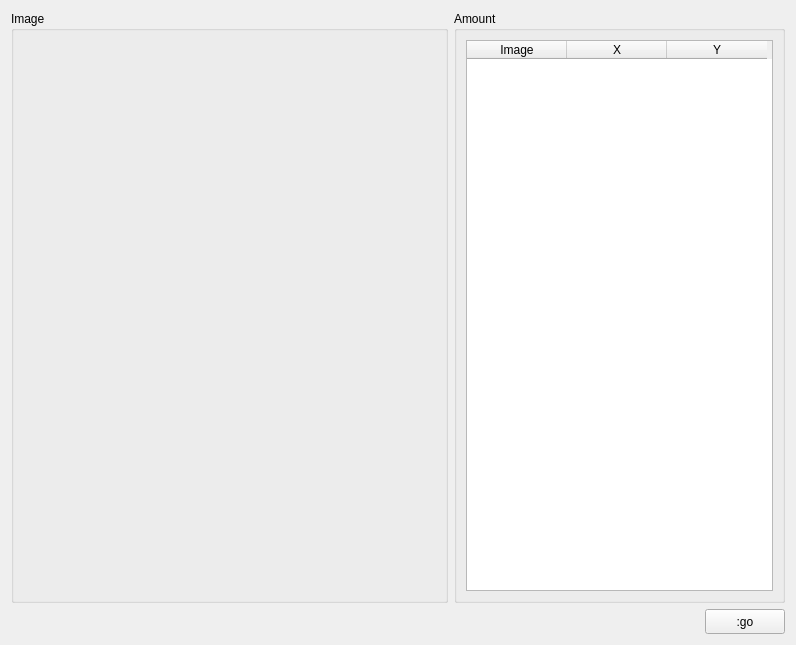
<?xml version="1.0" encoding="UTF-8"?>
<ui version="4.0">
 <class>FormShift</class>
 <widget class="QWidget" name="FormShift">
  <property name="geometry">
   <rect>
    <x>0</x>
    <y>0</y>
    <width>792</width>
    <height>643</height>
   </rect>
  </property>
  <property name="windowTitle">
   <string>Shift</string>
  </property>
  <layout class="QGridLayout" name="gridLayout_3">
   <item row="0" column="0">
    <widget class="QGroupBox" name="groupBox">
     <property name="minimumSize">
      <size>
       <width>437</width>
       <height>592</height>
      </size>
     </property>
     <property name="title">
      <string>Image</string>
     </property>
    </widget>
   </item>
   <item row="0" column="1">
    <widget class="QGroupBox" name="groupBox_2">
     <property name="minimumSize">
      <size>
       <width>331</width>
       <height>0</height>
      </size>
     </property>
     <property name="maximumSize">
      <size>
       <width>331</width>
       <height>16777215</height>
      </size>
     </property>
     <property name="title">
      <string>Amount</string>
     </property>
     <layout class="QGridLayout" name="gridLayout">
      <item row="0" column="0">
       <widget class="QTableWidget" name="tableWidgetAmount">
        <property name="editTriggers">
         <set>QAbstractItemView::NoEditTriggers</set>
        </property>
        <property name="selectionMode">
         <enum>QAbstractItemView::SingleSelection</enum>
        </property>
        <property name="selectionBehavior">
         <enum>QAbstractItemView::SelectRows</enum>
        </property>
        <column>
         <property name="text">
          <string>Image</string>
         </property>
        </column>
        <column>
         <property name="text">
          <string>X</string>
         </property>
        </column>
        <column>
         <property name="text">
          <string>Y</string>
         </property>
        </column>
       </widget>
      </item>
     </layout>
    </widget>
   </item>
   <item row="1" column="0" colspan="2">
    <layout class="QGridLayout" name="gridLayout_2">
     <item row="0" column="0">
      <spacer name="horizontalSpacer">
       <property name="orientation">
        <enum>Qt::Horizontal</enum>
       </property>
       <property name="sizeHint" stdset="0">
        <size>
         <width>519</width>
         <height>20</height>
        </size>
       </property>
      </spacer>
     </item>
     <item row="0" column="1">
      <widget class="QPushButton" name="pushButtonGo">
       <property name="minimumSize">
        <size>
         <width>80</width>
         <height>25</height>
        </size>
       </property>
       <property name="maximumSize">
        <size>
         <width>80</width>
         <height>25</height>
        </size>
       </property>
       <property name="text">
        <string>:go</string>
       </property>
      </widget>
     </item>
    </layout>
   </item>
  </layout>
 </widget>
 <resources/>
 <connections/>
</ui>
